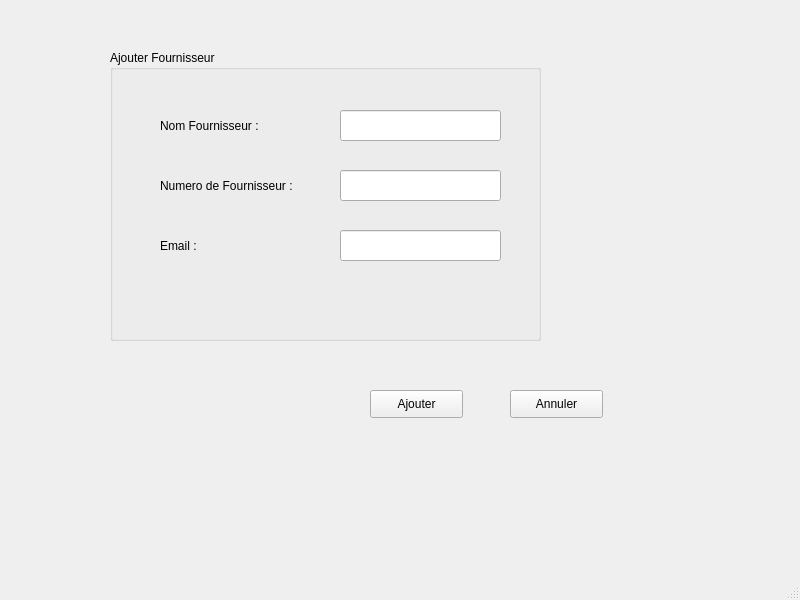
<?xml version="1.0" encoding="UTF-8"?>
<ui version="4.0">
 <class>MainWindow</class>
 <widget class="QMainWindow" name="MainWindow">
  <property name="geometry">
   <rect>
    <x>0</x>
    <y>0</y>
    <width>800</width>
    <height>600</height>
   </rect>
  </property>
  <property name="windowTitle">
   <string>MainWindow</string>
  </property>
  <widget class="QWidget" name="centralwidget">
   <widget class="QLabel" name="label">
    <property name="geometry">
     <rect>
      <x>160</x>
      <y>100</y>
      <width>121</width>
      <height>51</height>
     </rect>
    </property>
    <property name="text">
     <string>Nom Fournisseur :</string>
    </property>
   </widget>
   <widget class="QLabel" name="label_2">
    <property name="geometry">
     <rect>
      <x>160</x>
      <y>160</y>
      <width>151</width>
      <height>51</height>
     </rect>
    </property>
    <property name="text">
     <string>Numero de Fournisseur :</string>
    </property>
   </widget>
   <widget class="QLabel" name="label_3">
    <property name="geometry">
     <rect>
      <x>160</x>
      <y>220</y>
      <width>121</width>
      <height>51</height>
     </rect>
    </property>
    <property name="text">
     <string>Email :</string>
    </property>
   </widget>
   <widget class="QGroupBox" name="groupBox">
    <property name="geometry">
     <rect>
      <x>110</x>
      <y>50</y>
      <width>431</width>
      <height>291</height>
     </rect>
    </property>
    <property name="title">
     <string>Ajouter Fournisseur</string>
    </property>
   </widget>
   <widget class="QLineEdit" name="lineEdit_9">
    <property name="geometry">
     <rect>
      <x>340</x>
      <y>110</y>
      <width>161</width>
      <height>31</height>
     </rect>
    </property>
   </widget>
   <widget class="QLineEdit" name="lineEdit_10">
    <property name="geometry">
     <rect>
      <x>340</x>
      <y>170</y>
      <width>161</width>
      <height>31</height>
     </rect>
    </property>
   </widget>
   <widget class="QLineEdit" name="lineEdit_11">
    <property name="geometry">
     <rect>
      <x>340</x>
      <y>230</y>
      <width>161</width>
      <height>31</height>
     </rect>
    </property>
   </widget>
   <widget class="QPushButton" name="pushButton">
    <property name="geometry">
     <rect>
      <x>370</x>
      <y>390</y>
      <width>93</width>
      <height>28</height>
     </rect>
    </property>
    <property name="text">
     <string>Ajouter</string>
    </property>
   </widget>
   <widget class="QPushButton" name="pushButton_2">
    <property name="geometry">
     <rect>
      <x>510</x>
      <y>390</y>
      <width>93</width>
      <height>28</height>
     </rect>
    </property>
    <property name="text">
     <string>Annuler</string>
    </property>
   </widget>
  </widget>
  <widget class="QMenuBar" name="menubar">
   <property name="geometry">
    <rect>
     <x>0</x>
     <y>0</y>
     <width>800</width>
     <height>30</height>
    </rect>
   </property>
  </widget>
  <widget class="QStatusBar" name="statusbar"/>
 </widget>
 <resources/>
 <connections/>
</ui>
